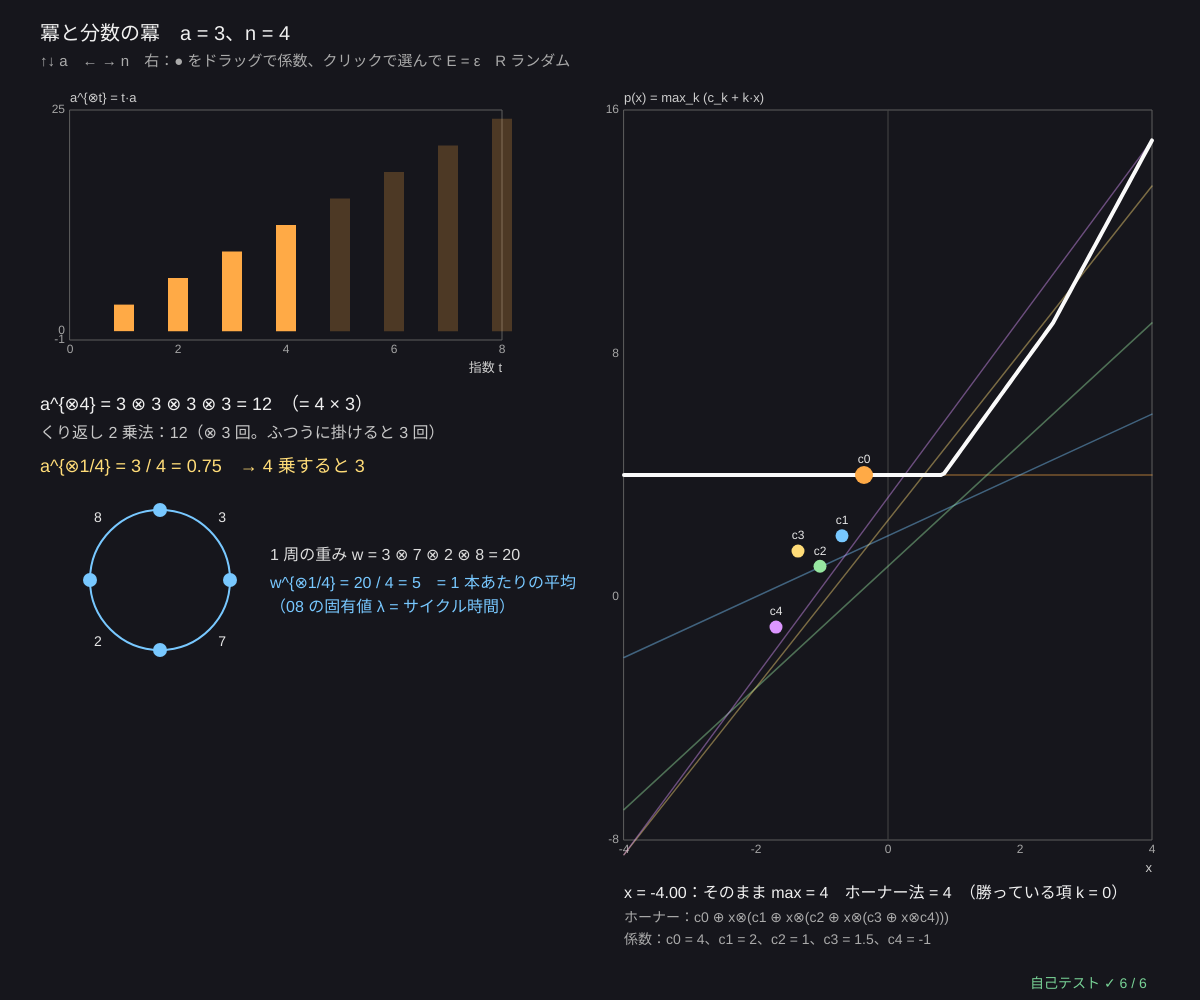
Frame 1 (no input)
Frame 60 (no input): identical to frame 1, image omitted
Frame 120 (the mouse pressed at the canvas centre since frame 60): identical to frame 1, image omitted

The p5.js sketch that drew this single still picture (run headless with seeded random() and noise() and a simulated clock; from frame 60 on, the mouse is pressed at the canvas centre):

// p5.js sketch
// ── sketch.js
// ============================================
// 02 冪と「分数の冪」 ─ a^{⊗n} = a ⊗ a ⊗ … ⊗ a = n·a、a^{⊗1/n} = a / n（⊗ の n 乗根 = n で割る = 平均）
// 1 周 k 本の回路の重みの合計 w を ⊗ の k 乗根にすると「1 本あたりの平均」 → 08 の固有値（サイクル時間）の正体
// 右：多項式 p(x) = ⊕ c_k ⊗ x^{⊗k} = max_k (c_k + k·x) は折れ線（凸）。ホーナー法なら ⊗ は 4 回で計算できる
//   （折れ線の形・「根」の話はシリーズ 38 トロピカル幾何学。ここでは計算の道具として使う）
// ↑↓ a / ← → n / 右のグラフ：左はしの ● を上下にドラッグ = 係数 c_k、クリックで選んで E = ε / R ランダム
// ============================================

let aVal = 3, nPow = 4;                // ★ 底 a と指数 n
let coef = [4, 2, 1, 1.5, -1];          // ★ p(x) の係数 c_0 … c_4（ε にもできる）
let ring = [3, 7, 2, 8];                // ★ 回路の辺の重み（4 本で 1 周）
let selK = 0, dragK = -1, gP = null;

function setup() { createCanvas(windowWidth, windowHeight); textWrap(CHAR); selfTest(); }

// ★ ⊗ のべき：n 回 ⊗ する（ε の 0 乗は e = 0）
function powRepeat(a, n) { let p = 0; for (let t = 0; t < n; t++) p = mpMul(p, a); return p; }
// ★ くり返し 2 乗法：a^{⊗n} を約 2·log₂n 回の ⊗ で（ops = ⊗ の回数）
function powFast(a, n) {
  let res = 0, base = a, ops = 0;
  while (n > 0) { if (n & 1) { res = mpMul(res, base); ops++; } n >>= 1; if (n > 0) { base = mpMul(base, base); ops++; } }
  return { v: res, ops };
}
function powFrac(a, n) { return a === NEG_INF ? NEG_INF : a / n; }                 // a^{⊗1/n}（n ≥ 1）
function polyDirect(c, x) { let s = NEG_INF; c.forEach((ck, k) => (s = mpAdd(s, mpMul(ck, k * x)))); return s; }
function polyHorner(c, x) { let s = c[c.length - 1]; for (let k = c.length - 2; k >= 0; k--) s = mpAdd(c[k], mpMul(x, s)); return s; }
function winner(c, x) { let b = -1, v = NEG_INF; c.forEach((ck, k) => { let t = mpMul(ck, k * x); if (t > v + 1e-12) { v = t; b = k; } }); return b; }

function draw() {
  background(22, 22, 28);
  noStroke(); fill(240); textSize(20); textAlign(LEFT, BASELINE);
  text('冪と分数の冪　a = ' + mpFmt(aVal) + '、n = ' + nPow, 40, 40);
  fill(170); textSize(15); text('↑↓ a　← → n　右：● をドラッグで係数、クリックで選んで E = ε　R ランダム', 40, 66);

  // ---- 左：a^{⊗t} の階段（t = 0 … n）
  let g = { x: 70, y: 110, w: width * 0.36, h: 230, x0: 0, x1: 8, y0: Math.min(0, 8 * aVal) - 1, y1: Math.max(0, 8 * aVal) + 1 };
  plotAxes(g, '指数 t', 'a^{⊗t} = t·a', [0, 2, 4, 6, 8], [g.y0, 0, g.y1].map((v) => Math.round(v)));
  for (let t = 0; t <= 8; t++) {
    let v = powRepeat(aVal, t), on = t <= nPow;
    fill(on ? color(255, 170, 70) : color(255, 170, 70, 60)); noStroke();
    let y = gY(g, v), y0 = gY(g, 0); rect(gX(g, t) - 10, Math.min(y, y0), 20, Math.abs(y - y0));
  }
  let pf = powFast(aVal, nPow), y = g.y + g.h + 70;
  fill(240); textSize(18);
  text('a^{⊗' + nPow + '} = ' + Array(Math.max(1, nPow)).fill(mpFmt(aVal)).join(' ⊗ ') + ' = ' + mpFmt(powRepeat(aVal, nPow)) + '　（= ' + nPow + ' × ' + mpFmt(aVal) + '）', 40, y);
  fill(200); textSize(16);
  text('くり返し 2 乗法：' + mpFmt(pf.v) + '（⊗ ' + pf.ops + ' 回。ふつうに掛けると ' + Math.max(0, nPow - 1) + ' 回）', 40, y + 28);
  fill(255, 220, 120); textSize(18);
  text('a^{⊗1/' + Math.max(1, nPow) + '} = ' + mpFmt(aVal) + ' / ' + Math.max(1, nPow) + ' = ' + mpFmt(powFrac(aVal, Math.max(1, nPow)), 3) + '　→ ' + Math.max(1, nPow) + ' 乗すると ' + mpFmt(powRepeat(powFrac(aVal, Math.max(1, nPow)), Math.max(1, nPow)), 3), 40, y + 62);
  // ---- 回路の平均
  let cx = 160, cy = y + 170, R = 70, w = ring.reduce((s, v) => mpMul(s, v), 0);
  stroke(120, 200, 255); strokeWeight(2); noFill(); circle(cx, cy, 2 * R);
  for (let k = 0; k < ring.length; k++) {
    let t = (k / ring.length) * TWO_PI - HALF_PI, t2 = ((k + 0.5) / ring.length) * TWO_PI - HALF_PI;
    noStroke(); fill(120, 200, 255); circle(cx + R * cos(t), cy + R * sin(t), 14);
    fill(230); textSize(14); textAlign(CENTER, CENTER); text(ring[k], cx + (R + 18) * cos(t2), cy + (R + 18) * sin(t2));
  }
  textAlign(LEFT, BASELINE); fill(220); textSize(16);
  text('1 周の重み w = ' + ring.join(' ⊗ ') + ' = ' + w, cx + 110, cy - 20);
  fill(120, 200, 255);
  text('w^{⊗1/' + ring.length + '} = ' + w + ' / ' + ring.length + ' = ' + mpFmt(powFrac(w, ring.length), 2) + '　= 1 本あたりの平均', cx + 110, cy + 8);
  text('（08 の固有値 λ = サイクル時間）', cx + 110, cy + 32);

  // ---- 右：p(x) = max_k (c_k + k x)
  gP = { x: width * 0.52, y: 110, w: width * 0.44, h: height - 270, x0: -4, x1: 4, y0: -8, y1: 16 };
  plotAxes(gP, 'x', 'p(x) = max_k (c_k + k·x)', [-4, -2, 0, 2, 4], [-8, 0, 8, 16]);
  stroke(70); line(gX(gP, 0), gP.y, gX(gP, 0), gP.y + gP.h);
  let cols = [[255, 170, 70], [120, 200, 255], [150, 230, 160], [255, 220, 120], [220, 150, 255]];
  coef.forEach((ck, k) => {
    if (ck === NEG_INF) return;
    stroke(...cols[k], 110); strokeWeight(1.5); line(gX(gP, -4), gY(gP, ck - 4 * k), gX(gP, 4), gY(gP, ck + 4 * k));
  });
  let pts = []; for (let i = 0; i <= 160; i++) { let x = -4 + (8 * i) / 160, v = polyDirect(coef, x); if (v !== NEG_INF) pts.push([gX(gP, x), gY(gP, v)]); }
  stroke(250); strokeWeight(4); polyline(pts);
  coef.forEach((ck, k) => {
    let yy = ck === NEG_INF ? gP.y + gP.h + 22 : gY(gP, ck);
    noStroke(); fill(...cols[k], ck === NEG_INF ? 80 : 255); circle(gX(gP, 0) - 24 - 22 * k, yy, k === selK ? 18 : 13);
    fill(230); textSize(12); textAlign(CENTER, BOTTOM); text('c' + k, gX(gP, 0) - 24 - 22 * k, yy - 9);
  });
  let mx = clampv((mouseX - gP.x) / gP.w * 8 - 4, -4, 4), k = winner(coef, mx);
  textAlign(LEFT, BASELINE); fill(240); textSize(16);
  text('x = ' + mx.toFixed(2) + '：そのまま max = ' + mpFmt(polyDirect(coef, mx), 3) + '　ホーナー法 = ' + mpFmt(polyHorner(coef, mx), 3) + (k >= 0 ? '　（勝っている項 k = ' + k + '）' : ''), gP.x, gP.y + gP.h + 58);
  fill(170); textSize(14);
  text('ホーナー：c0 ⊕ x⊗(c1 ⊕ x⊗(c2 ⊕ x⊗(c3 ⊕ x⊗c4)))', gP.x, gP.y + gP.h + 82);
  text('係数：' + coef.map((c, i) => 'c' + i + ' = ' + mpFmt(c)).join('、'), gP.x, gP.y + gP.h + 104);
  drawSelfTest(width - 170, height - 12);
}

function handleAt(mx, my) {
  if (!gP) return -1;
  for (let k = 0; k < coef.length; k++) { let yy = coef[k] === NEG_INF ? gP.y + gP.h + 22 : gY(gP, coef[k]); if (Math.hypot(mx - (gX(gP, 0) - 24 - 22 * k), my - yy) < 12) return k; }
  return -1;
}
function mousePressed() { dragK = handleAt(mouseX, mouseY); if (dragK >= 0) selK = dragK; }
function mouseDragged() { if (dragK >= 0) coef[dragK] = Math.round(clampv(gP.y0 + ((gP.y + gP.h - mouseY) / gP.h) * (gP.y1 - gP.y0), -8, 16) * 2) / 2; }
function mouseReleased() { dragK = -1; }
function keyPressed() {
  if (key === UP_ARROW) aVal = Math.min(10, aVal + 0.5);
  if (key === DOWN_ARROW) aVal = Math.max(-5, aVal - 0.5);
  if (key === RIGHT_ARROW) nPow = Math.min(8, nPow + 1);
  if (key === LEFT_ARROW) nPow = Math.max(0, nPow - 1);
  if (key === 'e' || key === 'E') coef[selK] = coef[selK] === NEG_INF ? 0 : NEG_INF;
  if (key === 'r' || key === 'R') coef = coef.map(() => Math.round(Math.random() * 16 - 6));
  return false;
}

// ---- 自己テスト
function selfTest() {
  selfTestResults = [];
  seedRng(2);
  let ok1 = true, ok2 = true, ok3 = true, ok4 = true;
  for (let t = 0; t < 200; t++) {
    let a = rndInt(-20, 20), b = rndInt(-20, 20), n = rndInt(0, 12);
    if (powRepeat(a, n) !== n * a || powFast(a, n).v !== n * a) ok1 = false;
    if (n > 0 && !near(powRepeat(powFrac(a, n), n), a, 1e-9)) ok2 = false;
    if (powRepeat(mpAdd(a, b), n) !== mpAdd(powRepeat(a, n), powRepeat(b, n))) ok3 = false;
    if (powRepeat(mpMul(a, b), n) !== mpMul(powRepeat(a, n), powRepeat(b, n))) ok4 = false;
  }
  check('a^{⊗n} = n·a（くり返し・くり返し 2 乗法とも、200 通り）', ok1 && powFast(3, 13).ops <= 7);
  check('分数の冪：(a^{⊗1/n})^{⊗n} = a、ε^{⊗n} = ε（n ≥ 1）、ε^{⊗0} = e = 0', ok2 && powRepeat(NEG_INF, 3) === NEG_INF && powRepeat(NEG_INF, 0) === 0);
  check('「夢の公式」(a ⊕ b)^{⊗n} = a^{⊗n} ⊕ b^{⊗n}（ふつうの数では成り立たない）と (a ⊗ b)^{⊗n} = a^{⊗n} ⊗ b^{⊗n}', ok3 && ok4 && (2 + 3) ** 2 !== 2 ** 2 + 3 ** 2);
  let okH = true, okC = true;
  for (let t = 0; t < 100; t++) {
    let c = Array.from({ length: 5 }, () => (rnd() < 0.2 ? NEG_INF : rndInt(-9, 9))), x = rnd() * 8 - 4, y = rnd() * 8 - 4;
    if (polyDirect(c, x) !== NEG_INF || polyHorner(c, x) !== NEG_INF) if (!near(polyDirect(c, x), polyHorner(c, x), 1e-9)) okH = false;
    let m = polyDirect(c, (x + y) / 2); if (m !== NEG_INF && m > (polyDirect(c, x) + polyDirect(c, y)) / 2 + 1e-9) okC = false;
  }
  check('ホーナー法 = そのまま max（係数に ε を入れて 100 通り）', okH);
  check('p(x) は凸：p((x+y)/2) ≤ (p(x) + p(y))/2', okC);
  check('回路 3, 7, 2, 8 の重み 20 の ⊗ 4 乗根 = 平均 5', powFrac(ring.reduce((s, v) => mpMul(s, v), 0), 4) === 5);
  reportSelfTest();
}

// ---------- やってみよう ----------
// 1. a を負にすると a^{⊗n} の階段はどうなる？ a = 0（= e）なら？
// 2. n = 8 で、くり返し 2 乗法の ⊗ の回数はいくつ？ n = 1000 なら？
// 3. 回路の重み ring を変えて、⊗ の 4 乗根（平均）を確かめよう。いちばん遅い回路が全体の速さを決める（08）
// 4. 右のグラフで c2 を ε にすると、折れ線のどこが変わる？
// 5. 「夢の公式」(a ⊕ b)^{⊗2} = a^{⊗2} ⊕ b^{⊗2} を、ふつうの数 (a + b)² と比べよう

// ==================================================
// ここから下は「マックスプラスの道具」（中身は読まなくても OK。消さないでね）
// ==================================================
// ---- マックスプラスの数：ε = −∞（「ゼロ」= 起きない・制約なし）、e = 0（「いち」= 待ち時間なし）
const NEG_INF = -Infinity;
function mpAdd(a, b) { return a >= b ? a : b; }                                   // a ⊕ b = max(a, b)
function mpMul(a, b) { return a === NEG_INF || b === NEG_INF ? NEG_INF : a + b; }  // a ⊗ b = a + b（ε があれば ε。−∞ + ∞ を作らない）
function mpFmt(v, d) {                                                             // ε を「ε」と表示（−Infinity を見せない）
  if (v === NEG_INF) return 'ε';
  if (v === Infinity) return '+∞';
  if (typeof v !== 'number' || v !== v) return '?';
  let s = (+v.toFixed(d === undefined ? 1 : d)).toString();
  return s === '-0' ? '0' : s;
}
// ---- 種つきの乱数（同じ種なら毎回同じ列）
let rngState = 1;
function seedRng(s) { rngState = (s >>> 0) || 1; }
function rnd() {                       // 0〜1 の一様乱数（mulberry32）
  rngState = (rngState + 0x6d2b79f5) >>> 0;
  let t = rngState;
  t = Math.imul(t ^ (t >>> 15), t | 1);
  t ^= t + Math.imul(t ^ (t >>> 7), t | 61);
  return ((t ^ (t >>> 14)) >>> 0) / 4294967296;
}
function rndInt(a, b) { return a + Math.floor(rnd() * (b - a + 1)); }
// ---- グラフと図の道具：g = { x, y, w, h, x0, x1, y0, y1 }
function clampv(v, a, b) { return v < a ? a : v > b ? b : v; }
function gX(g, v) { return g.x + clampv((v - g.x0) / (g.x1 - g.x0), -0.02, 1.02) * g.w; }
function gY(g, v) { return g.y + g.h - clampv((v - g.y0) / (g.y1 - g.y0), -0.02, 1.02) * g.h; }
function plotAxes(g, xl, yl, xt, yt) {
  stroke(95); strokeWeight(1); noFill(); rect(g.x, g.y, g.w, g.h);
  noStroke(); fill(165); textSize(12); textAlign(CENTER, TOP);
  for (let v of xt) text(+v.toPrecision(3), gX(g, v), g.y + g.h + 4);
  textAlign(RIGHT, CENTER);
  for (let v of yt) text(+v.toPrecision(3), g.x - 5, gY(g, v));
  textAlign(LEFT, BASELINE); fill(205); textSize(13);
  text(xl, g.x + g.w - textWidth(xl), g.y + g.h + 32); text(yl, g.x, g.y - 8);
}
function polyline(pts) {               // 点が 2 つ以上あるときだけ折れ線を描く
  if (pts.length < 2) return;
  noFill(); beginShape(); for (let p of pts) vertex(p[0], p[1]); endShape();
}
// ---- 自己テストの道具
let selfTestResults = [];
function check(name, cond) { selfTestResults.push({ name, ok: !!cond }); }
function near(a, b, tol) { return a !== null && a !== undefined && isFinite(a) && Math.abs(a - b) <= (tol === undefined ? 1e-9 : tol); }
function noNaN(v) { return Array.isArray(v) ? v.every(noNaN) : !(typeof v === 'number' && v !== v); }
function reportSelfTest() { for (let r of selfTestResults) (r.ok ? console.log : console.error)((r.ok ? '✓ ' : '✗ ') + r.name); }
function selfTestLine() { let n = selfTestResults.filter((r) => r.ok).length; return '自己テスト ' + (n === selfTestResults.length ? '✓ ' : '✗ ') + n + ' / ' + selfTestResults.length; }
function drawSelfTest(x, y) { noStroke(); fill(selfTestResults.every((r) => r.ok) ? color(120, 210, 150) : color(255, 90, 90)); textSize(14); textAlign(LEFT, BASELINE); text(selfTestLine(), x, y); }
